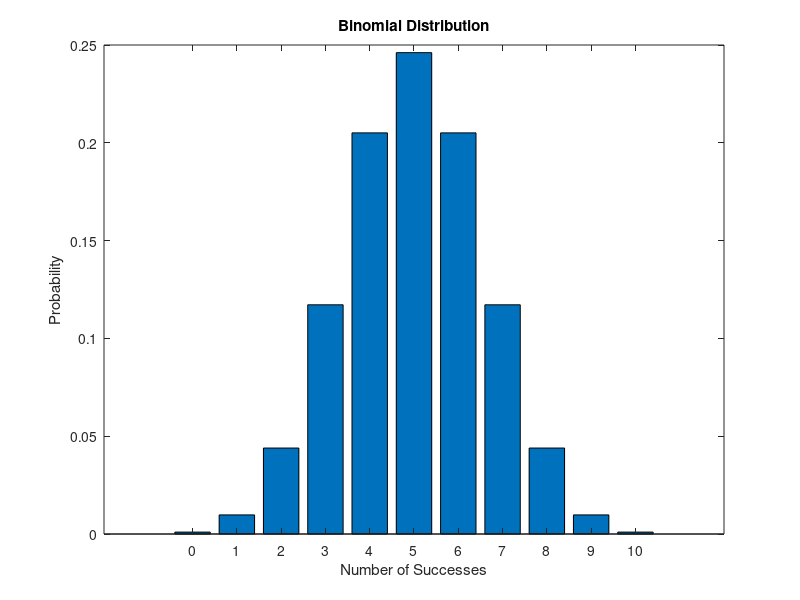

MATLAB code for this plot:
%Parameters
n=10;%Number of trials
p=0.5;%Probality of success
%Calculate binomial probabilities
x=0:n;
y=binopdf(x,n,p);
%Plot
figure;
bar(x,y);
title('Binomial Distribution');
xlabel('Number of Successes');
ylabel('Probability');